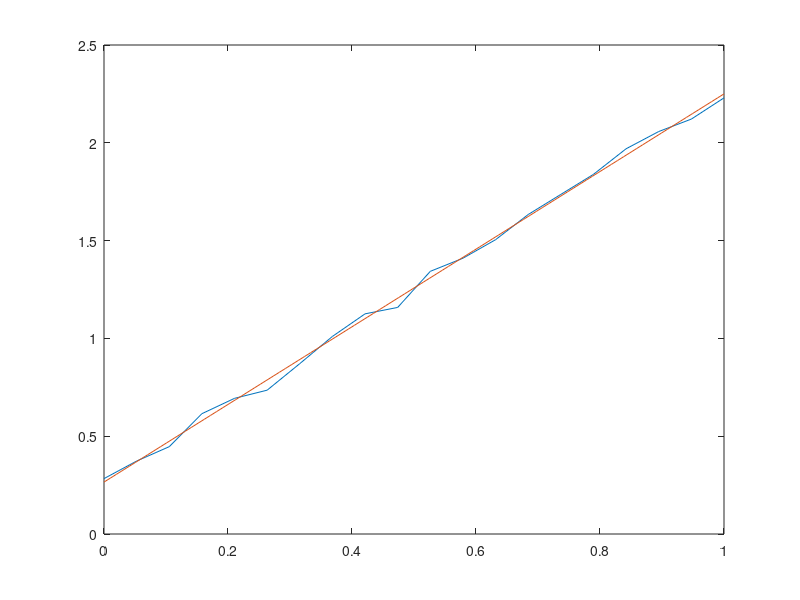

MATLAB code for this plot:
clear all;
clc;

n = 1;
x = linspace(0,1,20);

y = 2*x + 0.2 + 0.1*rand(size(x));
y = y';

V = fliplr(vander(x));


A = V(:,1:2);


coeff = (A'*A) \ (A'*y);

s = linspace(0,1,100);
y_approx = coeff(1) + coeff(2)*s;


figure(1)
plot(x,y);
hold on;
plot(s,y_approx);
